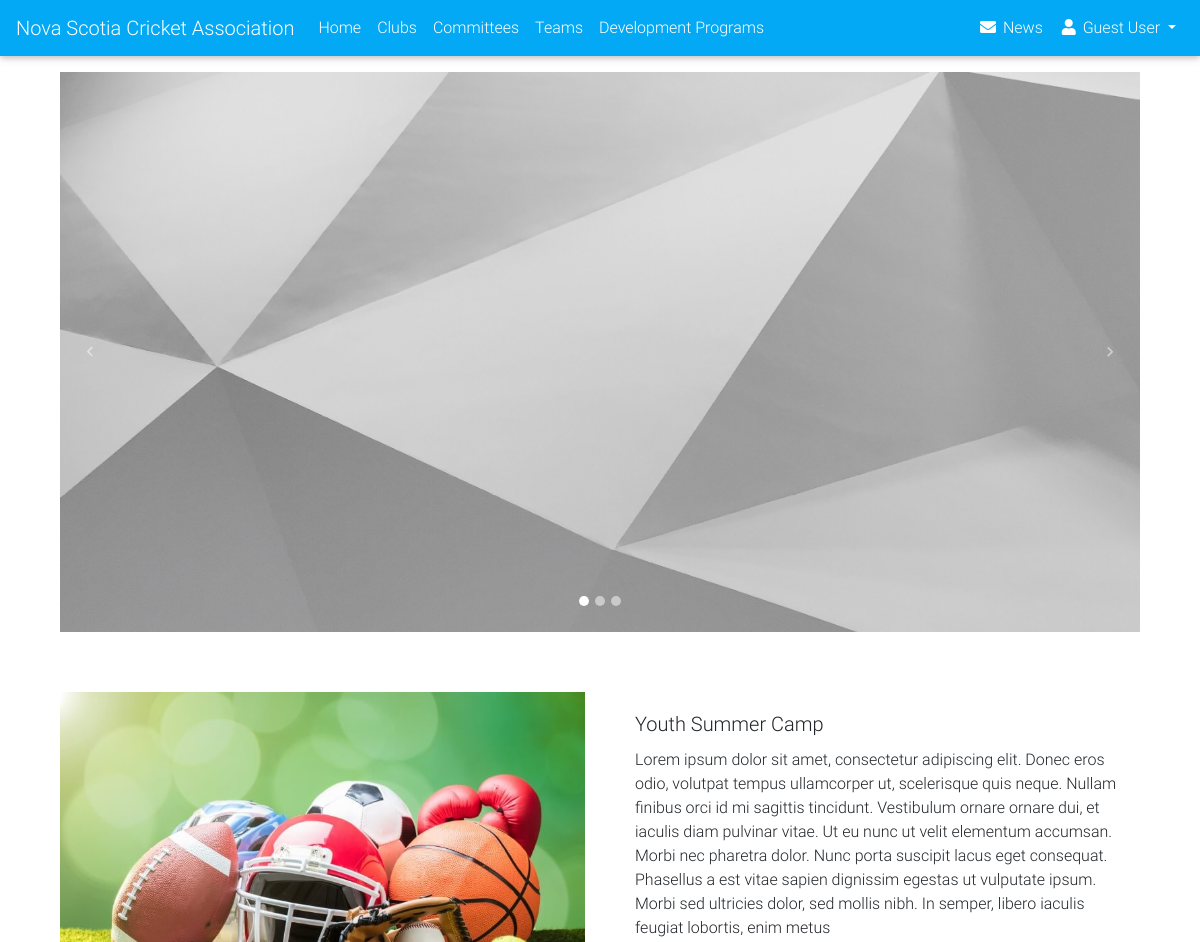
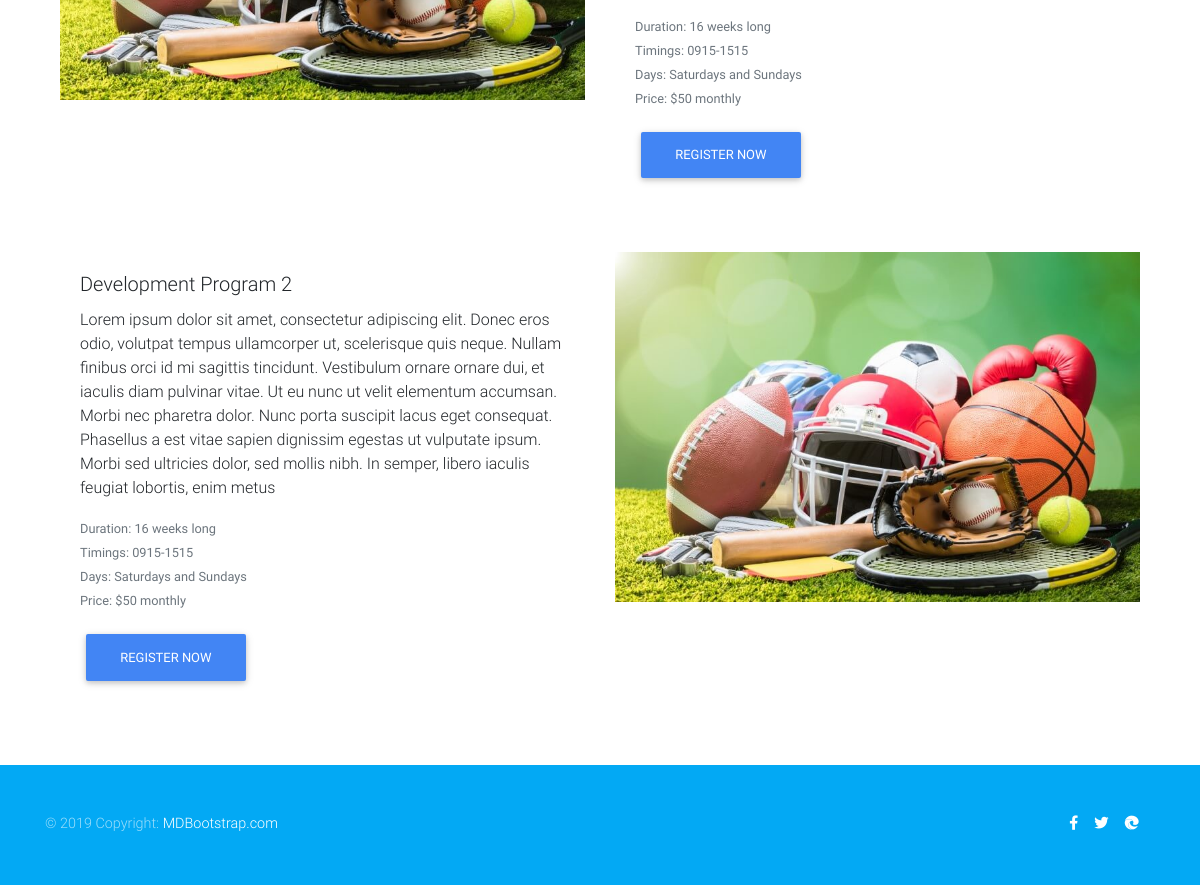
Screenshot of /devProgram.php (signed in) with the database file from the repository (2 pictures, top to bottom).
### tables this page shows
CREATE TABLE `nsca_devprograms` (
  `DevID` int NOT NULL,
  `Name` varchar(64) DEFAULT NULL,
  `Duration` varchar(64) DEFAULT NULL,
  `Description` varchar(512) DEFAULT NULL,
  `Time` varchar(64) DEFAULT NULL,
  `Charges` varchar(64) DEFAULT NULL,
  `Type` varchar(64) DEFAULT NULL,
  `DaysRun` varchar(64) DEFAULT NULL,
  `imgFolder` varchar(120) NOT NULL DEFAULT './img/DevProgram/default.jpg'
);

### devProgram.php (the view, shortened to what this page needs)
<?php
include 'includes/components/header.php';
?>
<link rel="stylesheet" type="text/css" href="../../css/devProgram.css">
<body>
    <div class = "content">
        <div class = "content-inside">
            <div id="carousel" class="carousel slide" data-ride="carousel">
                <ol class="carousel-indicators">
                    <li data-target="#carousel" data-slide-to="0" class="active"></li>
                    <li data-target="#carousel" data-slide-to="1"></li>
                    <li data-target="#carousel" data-slide-to="2"></li>
                </ol>
                <div class="carousel-inner" style="height: 70vh; width: 90vw; margin: auto; margin-top: 2vh;">
                    <div class="carousel-item active">
                        <img class="d-block w-100" src="./img/DevProgram/banner1-1.jpg" alt="First slide">
                    </div>
                </div>
                <a class="carousel-control-prev" href="#carousel" role="button" data-slide="prev">
                    <span class="carousel-control-prev-icon" aria-hidden="true"></span>
                </a>
                <a class="carousel-control-next" href="#carousel" role="button" data-slide="next">
                    <span class="carousel-control-next-icon" aria-hidden="true"></span>
                </a>
            </div>
            <?php
                $sql = "SELECT * FROM nsca_devPrograms";
                $result = $conn->query($sql);
                $class = "";
                if ($result->num_rows > 0) {
                    $counter = 0;
            ?>
            <div class="programs-board">
                <?php
                    while ($row = $result->fetch_assoc()) {
                        $counter++;
                        if ($counter%2 == 0) {
                            $class = "col order-last";
                        } else {
                            $class = "col";
                        }
                        echo "
                            <div class='mb-5' >
                            <div class='row g-0'>
                                <div class='$class'>
                                <img src='".$row["imgFolder"]."' style='width:100%' alt='description'>
                                </div>
                                <div class='col'>
                                    <div class='card-body'>
                                        <h5 class='card-title'>".$row["Name"]."</h5>
                                        <p class='card-text'>".$row["Description"]."</p>
                                        <p class='card-text'><small class='text-muted'>Duration: ".$row["Duration"]." long</small><br>
                                        <small class='text-muted'>Timings: ".$row["Time"]."</small><br>
                                        <small class='text-muted'>Days: ".$row["DaysRun"]."</small><br>
                                        <small class='text-muted'>Price: ".$row["Charges"]."</small></p>
                                        <a href='./regDevProgram.php?devID=".$row["DevID"]."' class='btn btn-primary'>Register Now</a>
                                    </div>
                                </div>
                            </div>
                        </div>
                        ";
                    }
                }
                ?>
            </div>
        </div>
    </div>
    <?php
        include 'includes/components/footer.php';
    ?>
</body>

### css/devProgram.css (style rules this page uses)
.programs-board { display: flex; flex-direction: column; padding: 5%; }

### rows the page displays
nsca_devprograms: imgFolder (placeholder picture), Name "Youth Summer Camp", Description "Lorem ipsum dolor sit amet, consectetur adipiscing elit. Donec eros odio, volutpat tempus ullamcorper ut, scelerisque quis neque. Nullam finibus orci id mi sagittis tincidunt. Vestibulum ornare ornare dui, et iaculis diam pulvinar vitae. Ut eu nunc ut velit elementum accumsan. Morbi nec pharetra dolor. Nunc porta suscipit lacus eget consequat. Phasellus a est vitae sapien dignissim egestas ut vulputate ipsum. Morbi sed ultricies dolor, sed mollis nibh. In semper, libero iaculis feugiat lobortis, enim metus", Duration "16 weeks", Time "0915-1515", DaysRun "Saturdays and Sundays", Charges "$50 monthly"
nsca_devprograms: imgFolder (placeholder picture), Name "Development Program 2", Description "Lorem ipsum dolor sit amet, consectetur adipiscing elit. Donec eros odio, volutpat tempus ullamcorper ut, scelerisque quis neque. Nullam finibus orci id mi sagittis tincidunt. Vestibulum ornare ornare dui, et iaculis diam pulvinar vitae. Ut eu nunc ut velit elementum accumsan. Morbi nec pharetra dolor. Nunc porta suscipit lacus eget consequat. Phasellus a est vitae sapien dignissim egestas ut vulputate ipsum. Morbi sed ultricies dolor, sed mollis nibh. In semper, libero iaculis feugiat lobortis, enim metus", Duration "16 weeks", Time "0915-1515", DaysRun "Saturdays and Sundays", Charges "$50 monthly"

### other values shown
$_SESSION['FirstName'] "Guest"
$_SESSION['LastName'] "User"
